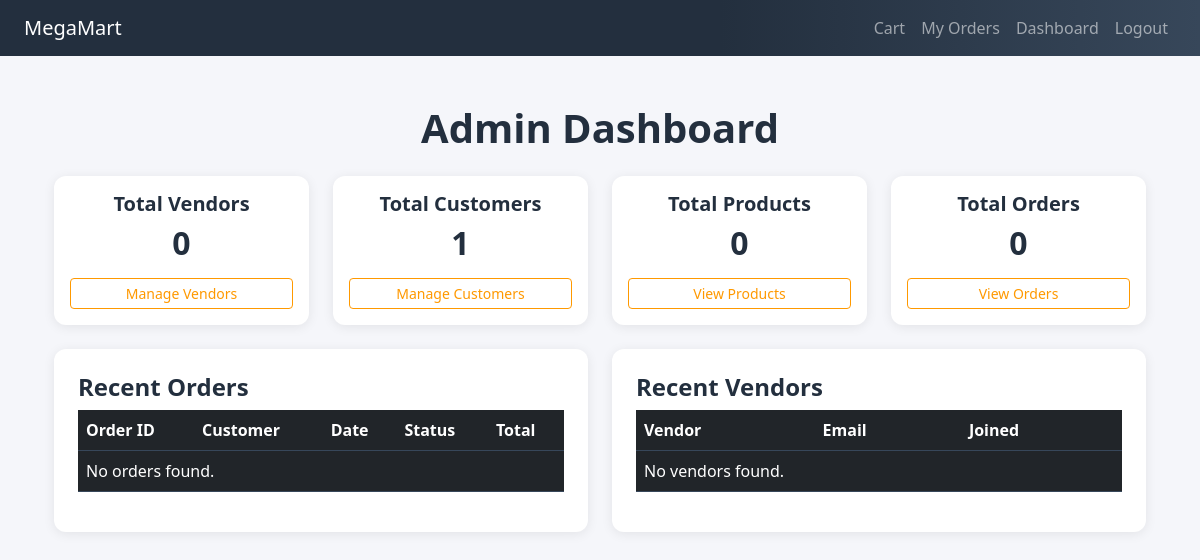
/dashboard/owner/ (signed in), run on an earlier commit of the app's database.
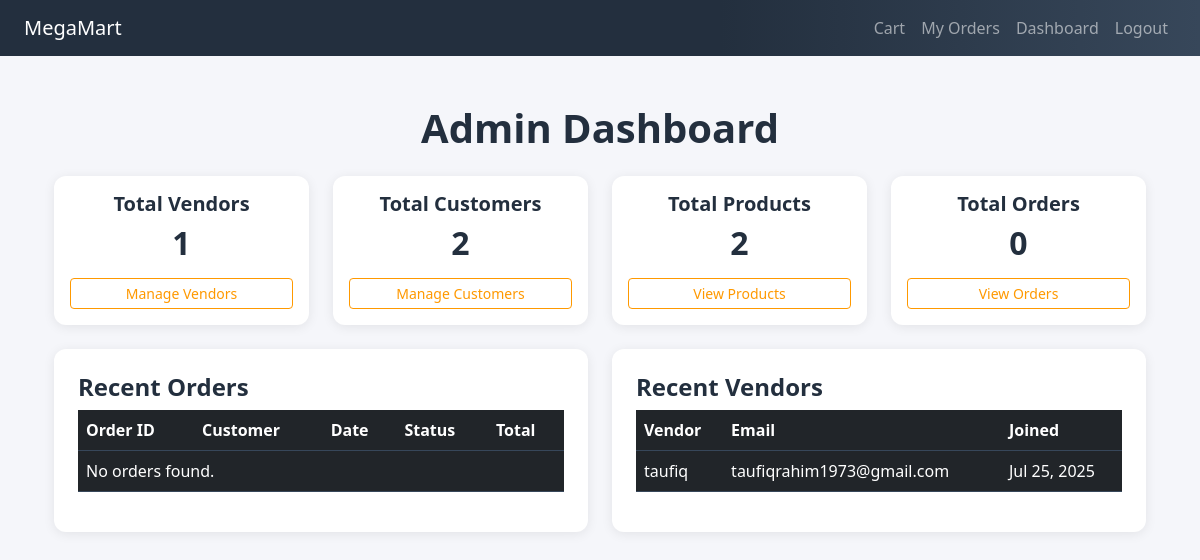
And on a later commit of the database.
### accounts/models.py (models this page shows, shortened)
class VendorProfile(models.Model):
    user = models.OneToOneField(CustomUser, on_delete=models.CASCADE)
    store_name = models.CharField(max_length=100)
    store_description = models.TextField(blank=True)
    verified = models.BooleanField(default=False)

class CustomUser(AbstractUser):
    is_vendor = models.BooleanField(default=False)
    is_customer = models.BooleanField(default=True)

### dashboard/views.py (the view)
# urls.py: path('owner/', OwnerDashboardView.as_view(), name='owner_dashboard'),
class OwnerDashboardView(LoginRequiredMixin, TemplateView):
    template_name = 'dashboards/admin_dashboard.html'
    def get_context_data(self, **kwargs):
        context = super().get_context_data(**kwargs)
        context['vendors'] = VendorProfile.objects.all()
        context['customers'] = CustomerProfile.objects.all()
        context['products'] = Product.objects.all()
        context['orders'] = Order.objects.all()
        return context

### templates/dashboards/admin_dashboard.html (shortened to what this page needs)
{% extends 'base.html' %}
{% block content %}
<div class="container mt-5">
  <h1 class="text-center mb-4">Admin Dashboard</h1>
  <div class="row mb-4">
    <div class="col-md-3">
      <div class="card text-center p-3">
        <h5>Total Vendors</h5>
        <h2>{{ vendors|length }}</h2>
        <a href="{% url 'dashboard:admin_vendors' %}" class="btn btn-outline-primary btn-sm mt-2">Manage Vendors</a>
      </div>
    </div>
    <div class="col-md-3">
      <div class="card text-center p-3">
        <h5>Total Customers</h5>
        <h2>{{ customers|length }}</h2>
        <a href="{% url 'dashboard:admin_customers' %}" class="btn btn-outline-primary btn-sm mt-2">Manage Customers</a>
      </div>
    </div>
    <div class="col-md-3">
      <div class="card text-center p-3">
        <h5>Total Products</h5>
        <h2>{{ products|length }}</h2>
        <a href="{% url 'dashboard:admin_products' %}" class="btn btn-outline-primary btn-sm mt-2">View Products</a>
      </div>
    </div>
    <div class="col-md-3">
      <div class="card text-center p-3">
        <h5>Total Orders</h5>
        <h2>{{ orders|length }}</h2>
        <a href="{% url 'dashboard:admin_orders' %}" class="btn btn-outline-primary btn-sm mt-2">View Orders</a>
      </div>
    </div>
  </div>
  <div class="row">
    <div class="col-md-6 mb-4">
      <div class="card p-4">
        <h4>Recent Orders</h4>
        <table class="table table-dark table-hover">
          <thead>
            <tr>
              <th>Order ID</th>
              <th>Customer</th>
              <th>Date</th>
              <th>Status</th>
              <th>Total</th>
            </tr>
          </thead>
          <tbody>
            {% for order in orders|slice:":5" %}
            <tr>
              <td>{{ order.id }}</td>
              <td>{{ order.customer.username }}</td>
              <td>{{ order.created_at|date:"M d, Y" }}</td>
              <td>{{ order.status }}</td>
              <td>₹{{ order.total_amount }}</td>
            </tr>
            {% empty %}
            <tr><td colspan="5">No orders found.</td></tr>
            {% endfor %}
          </tbody>
        </table>
      </div>
    </div>
    <div class="col-md-6 mb-4">
      <div class="card p-4">
        <h4>Recent Vendors</h4>
        <table class="table table-dark table-hover">
          <thead>
            <tr>
              <th>Vendor</th>
              <th>Email</th>
              <th>Joined</th>
            </tr>
          </thead>
          <tbody>
            {% for vendor in vendors|slice:":5" %}
            <tr>
              <td>{{ vendor.user.username }}</td>
              <td>{{ vendor.user.email }}</td>
              <td>{{ vendor.user.date_joined|date:"M d, Y" }}</td>
            </tr>
            {% empty %}
            <tr><td colspan="3">No vendors found.</td></tr>
            {% endfor %}
          </tbody>
        </table>
      </div>
    </div>
  </div>
</div>
{% endblock %}

What changed in the data, as far as the page shows it:
added VendorProfile: user.username "taufiq", user.email "taufiqrahim1973@gmail.com", user.date_joined "Jul 25, 2025"
Also different on the page:
{{ vendors|length }}: "0" → "1"
{{ customers|length }}: "1" → "2"
{{ products|length }}: "0" → "2"
text no longer shown: "No vendors found."
